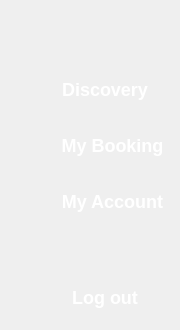
               <widget class="QWidget" name="Account_Menu_Widget" native="true">
                <property name="minimumSize">
                 <size>
                  <width>180</width>
                  <height>0</height>
                 </size>
                </property>
                <property name="maximumSize">
                 <size>
                  <width>50</width>
                  <height>16777215</height>
                 </size>
                </property>
                <property name="styleSheet">
                 <string notr="true">#Account_Menu_Widget{
background-color: rgba(0,0,0,0.8);
border-radius: 15px;
}</string>
                </property>
                <layout class="QVBoxLayout" name="verticalLayout_12">
                 <property name="spacing">
                  <number>10</number>
                 </property>
                 <property name="leftMargin">
                  <number>0</number>
                 </property>
                 <property name="topMargin">
                  <number>10</number>
                 </property>
                 <property name="rightMargin">
                  <number>0</number>
                 </property>
                 <property name="bottomMargin">
                  <number>10</number>
                 </property>
                 <item>
                  <widget class="QPushButton" name="Account_Menu_Btn">
                   <property name="minimumSize">
                    <size>
                     <width>51</width>
                     <height>46</height>
                    </size>
                   </property>
                   <property name="styleSheet">
                    <string notr="true">#Account_Menu_Btn{
color: #fff;
border-radius: 15px;
font-size: 18px;
font-weight: 700;
margin: 0 10px;

}

#Account_Menu_Btn::hover{
color: #fff;
background-color: #5e5e5e;
}</string>
                   </property>
                   <property name="text">
                    <string/>
                   </property>
                   <property name="icon">
                    <iconset resource="sources.qrc">
                     <normaloff>:/icon/icon/Menu.png</normaloff>:/icon/icon/Menu.png</iconset>
                   </property>
                   <property name="iconSize">
                    <size>
                     <width>36</width>
                     <height>36</height>
                    </size>
                   </property>
                  </widget>
                 </item>
                 <item>
                  <widget class="QPushButton" name="Account_Discovery_btn">
                   <property name="minimumSize">
                    <size>
                     <width>180</width>
                     <height>46</height>
                    </size>
                   </property>
                   <property name="layoutDirection">
                    <enum>Qt::LeftToRight</enum>
                   </property>
                   <property name="styleSheet">
                    <string notr="true">#Account_Discovery_btn{
color: #fff;
border-radius: 15px;
font-size: 18px;
font-weight: 700;
margin: 0 6px;
background-image: url(:/icon/icon/discovery.png) ;
background-repeat: none;
padding-left: 30px;

}

#Account_Discovery_btn::hover{
color: #fff;
background-color: #5e5e5e;
}</string>
                   </property>
                   <property name="text">
                    <string>Discovery</string>
                   </property>
                   <property name="iconSize">
                    <size>
                     <width>22</width>
                     <height>22</height>
                    </size>
                   </property>
                  </widget>
                 </item>
                 <item>
                  <widget class="QPushButton" name="Account_My_Booking_btn">
                   <property name="minimumSize">
                    <size>
                     <width>180</width>
                     <height>46</height>
                    </size>
                   </property>
                   <property name="styleSheet">
                    <string notr="true">#Account_My_Booking_btn{
color: #fff;
border-radius: 15px;
font-size: 18px;
font-weight: 700;

margin: 0 6px;
	background-image: url(:/icon/icon/My_booking.png);
background-repeat: none;
padding-left: 45px;
}

#Account_My_Booking_btn::hover{
color: #fff;
background-color: #5e5e5e;
}</string>
                   </property>
                   <property name="text">
                    <string>My Booking</string>
                   </property>
                  </widget>
                 </item>
                 <item>
                  <widget class="QPushButton" name="Account_Setting_btn">
                   <property name="minimumSize">
                    <size>
                     <width>180</width>
                     <height>46</height>
                    </size>
                   </property>
                   <property name="styleSheet">
                    <string notr="true">#Account_Setting_btn{
color: #fff;
border-radius: 15px;
font-size: 18px;
font-weight: 700;
margin: 0 6px;
	background-image: url(:/icon/icon/setting.png);
background-repeat: none;
padding-left: 45px;
}

#Account_Setting_btn::hover{
color: #fff;
background-color: #5e5e5e;
}</string>
                   </property>
                   <property name="text">
                    <string>My Account</string>
                   </property>
                   <property name="iconSize">
                    <size>
                     <width>26</width>
                     <height>26</height>
                    </size>
                   </property>
                  </widget>
                 </item>
                 <item>
                  <spacer name="verticalSpacer_2">
                   <property name="orientation">
                    <enum>Qt::Vertical</enum>
                   </property>
                   <property name="sizeHint" stdset="0">
                    <size>
                     <width>20</width>
                     <height>40</height>
                    </size>
                   </property>
                  </spacer>
                 </item>
                 <item>
                  <widget class="QPushButton" name="Account_Logout_btn">
                   <property name="minimumSize">
                    <size>
                     <width>180</width>
                     <height>46</height>
                    </size>
                   </property>
                   <property name="styleSheet">
                    <string notr="true">#Account_Logout_btn{
color: #fff;
border-radius: 15px;
font-size: 18px;
font-weight: 700;
margin: 0 6px;
	background-image: url(:/icon/icon/Logout.png);
background-repeat: none;
padding-left: 30px;
}

#Account_Logout_btn::hover{
color: #fff;
background-color: #5e5e5e;
}</string>
                   </property>
                   <property name="text">
                    <string>Log out</string>
                   </property>
                   <property name="iconSize">
                    <size>
                     <width>20</width>
                     <height>20</height>
                    </size>
                   </property>
                  </widget>
                 </item>
                </layout>
               </widget>
